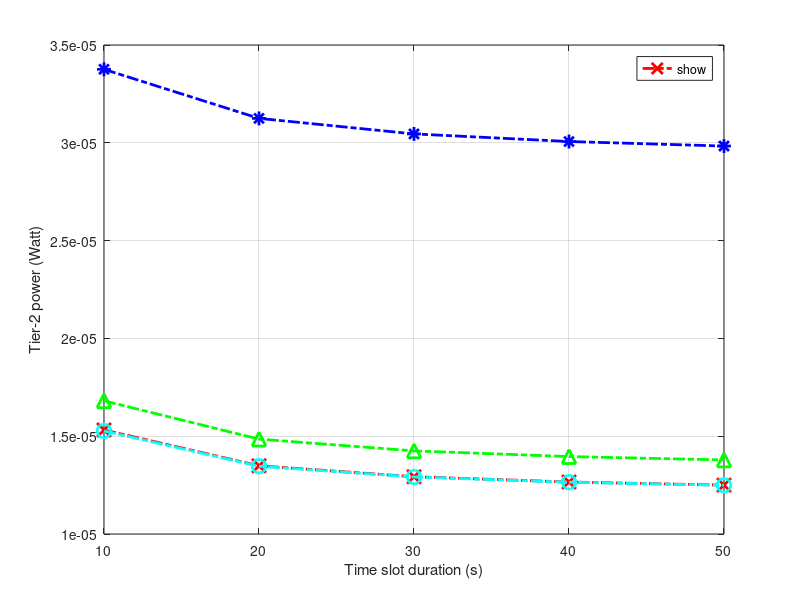

This figure's MATLAB source:
clc;
clear;
%{
BB = [1.4754e-10 1.3038e-10 1.2512e-10 1.2257e-10 1.2107e-10];
maxSNR = [1.6193e-10 1.4357e-10 1.3792e-10 1.3518e-10 1.3356e-10];
maxSumRate = [3.2578e-10 3.0224e-10 2.9477e-10 2.9110e-10 2.8893e-10];
greedyPhy = []
%}
BB =         [1.5318e-05 1.3488e-05 1.2929e-05 1.2658e-05 1.2499e-05];
maxSNR =     [1.6811e-05 1.4850e-05 1.4250e-05 1.3959e-05 1.3787e-05];
maxSumRate = [3.3757e-05 3.1248e-05 3.0454e-05 3.0065e-05 2.9834e-05];
greedyPhy =  [1.5268e-05 1.3466e-05 1.2915e-05 1.2648e-05 1.2491e-05];

tier2Time = [10 20 30 40 50]; %ms

%plot(xaxis, baselineClusterTier1Power, 'x-.','LineWidth',2,'Color','b','DisplayName',str_baseline ); hold on;

plot(tier2Time,BB,'x-.','LineWidth',2,'DisplayName','Branch and bound','Color','r','MarkerSize',10); hold on;
plot(tier2Time,maxSNR,'^-.','LineWidth',2,'DisplayName','Max SNR','Color','g','MarkerSize',10); hold on;
plot(tier2Time,maxSumRate,'*-.','LineWidth',2,'DisplayName','Max sum rate','Color','b','MarkerSize',10); hold on;
plot(tier2Time,greedyPhy,'o-.','LineWidth',2,'DisplayName','Greedy physical','Color','c','MarkerSize',10);
%marker1 = scatter(xMarker,yMarker,'ro');
%set(marker1, 'sizedata', 50);
%set(get(get(marker1,'Annotation'),'LegendInformation'),'IconDisplayStyle','off');

ylabel('Tier-2 power (Watt)');
xlabel('Time slot duration (s)');
legend('show','location','best');
%axis([0 5 -inf inf]);
grid on;